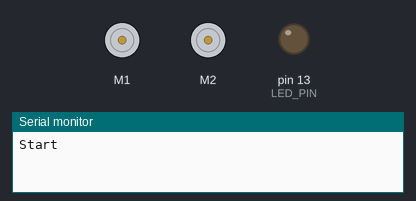
Bench run of a sketch on a simulated Arduino Uno, built with avr-gcc and run on an emulated ATmega328P. On the bench: 2 × DC motor (green arrow = forward, orange = backward, longer = faster), output pins drawn as LEDs (lit = HIGH), the last lines printed to the serial monitor.

Above: at 0.1 s.
At 0.6 s:
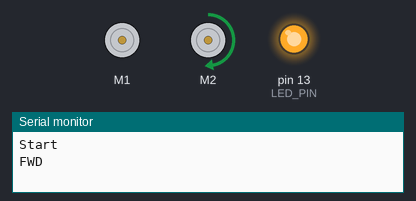
Timing chart, 0 to 2.1 s (numbered marks = the images above):
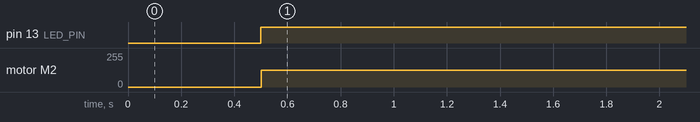

Measured:
- by itself, pin 13 (LED_PIN): LOW → HIGH at 0.50 s
- by itself, motor M2: stopped → forward 127/255 at 0.50 s

The sketch:

T0008.ino
```cpp
//T0002 - Test

// Pololu Github - https://github.com/pololu/dual-vnh5019-motor-shield/
#include <DualVNH5019MotorShield.h>
// Pololu Github - https://github.com/pololu/vl53l0x-arduino
#include <VL53L0X.h>
// Pololu Github - https://github.com/pololu/qtr-sensors-arduino
#include <QTRSensors.h>
// Pololu Github - https://github.com/pololu/pushbutton-arduino
#include <Pushbutton.h>

// --- define PINS
#define LED_PIN 13
#define BUTTON_PIN 11

// --- define Variables
int MAX_SPEED = 400;
int m1Speed = MAX_SPEED / 2;
int m2Speed = MAX_SPEED / 2;


// --- define Objects
Pushbutton button(BUTTON_PIN); // button create and init
DualVNH5019MotorShield MD;     // MotorDriver create

void setup()
{
  Serial.begin(115200);
  pinMode(LED_PIN, OUTPUT);  // LED PIN init
  MD.init();                 // MotorDriver init
  Serial.println("Start");
}

void loop()
{
  delay(500);                   // debounce the button release
  Serial.println("FWD");
  digitalWrite(LED_PIN, HIGH); // LED ON
  //MD.setSpeeds( m1Speed,  m2Speed); // Both motors drive
  MD.setSpeeds( 0,  m2Speed); // Both motors drive
  //MD.setSpeeds( m1Speed,  0); // Both motors drive
  //MD.setSpeeds( -m1Speed,  -m2Speed); // Both motors drive
  delay(500);                   //
}
```
